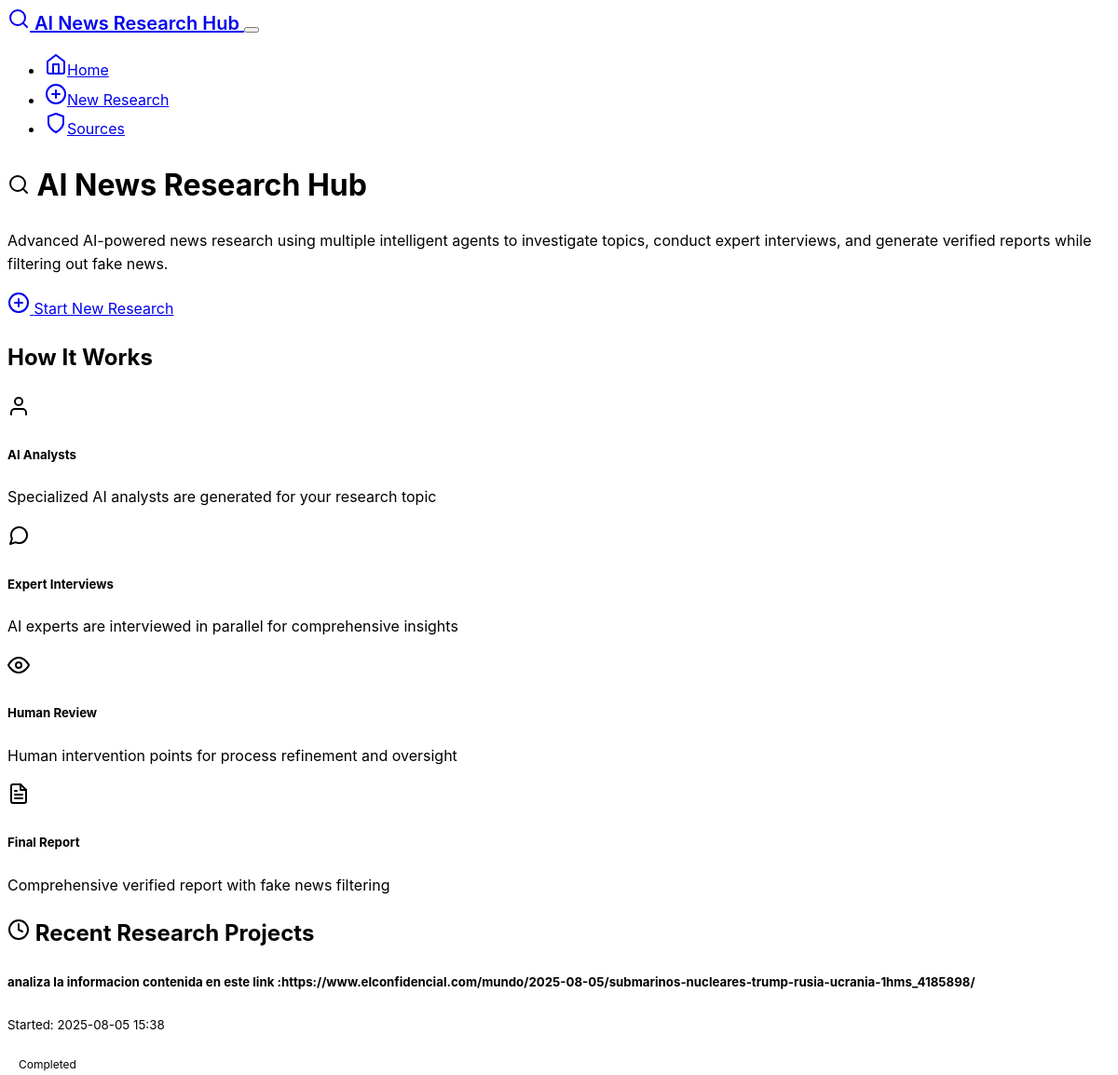
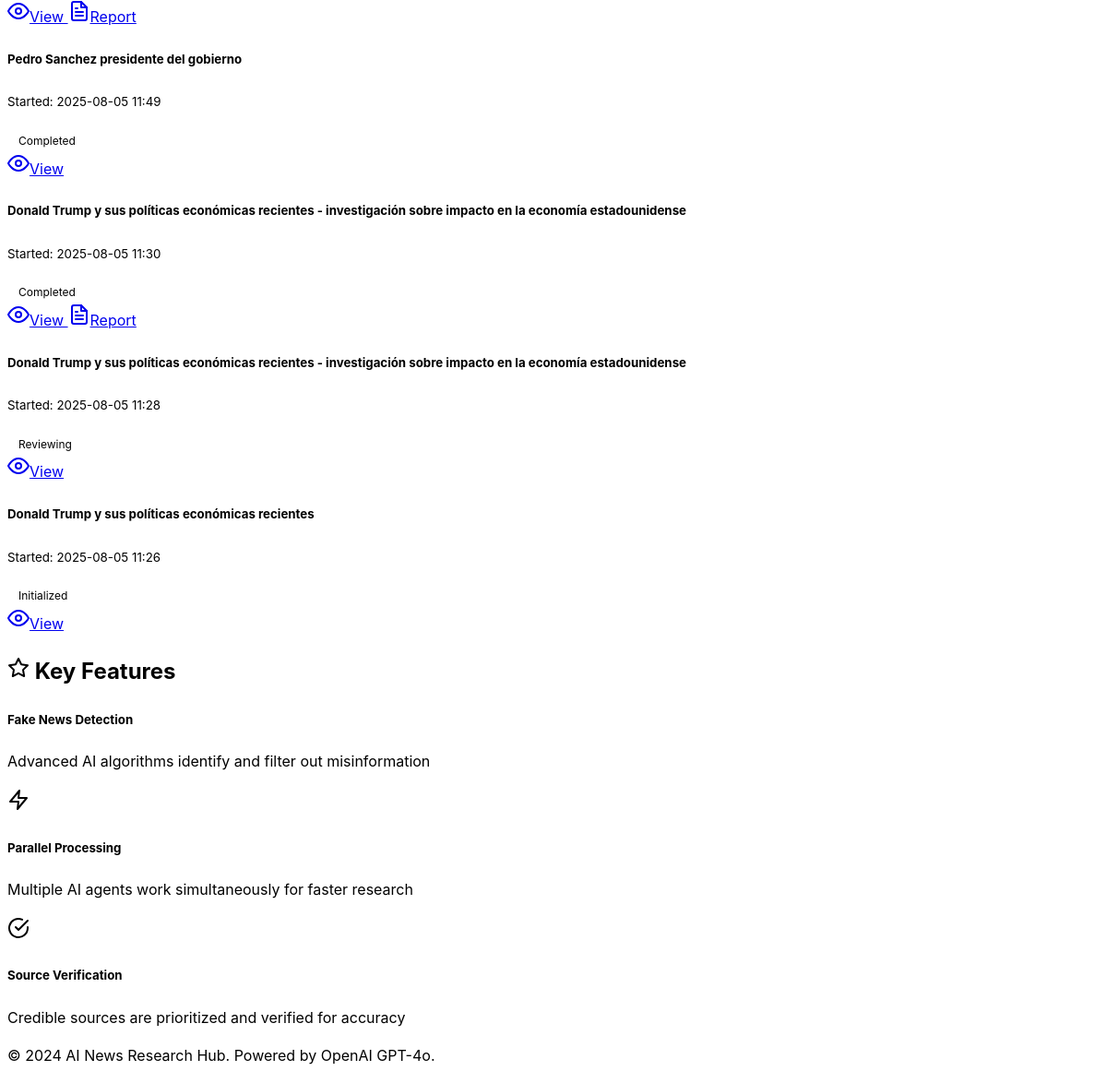
The page / on the database its author committed (2 pictures, top to bottom).
### models.py (models this page shows)
class ResearchProject(db.Model):
    id = db.Column(db.Integer, primary_key=True)
    topic = db.Column(db.String(500), nullable=False)
    status = db.Column(db.String(50), default='initialized')  # initialized, analyzing, interviewing, reviewing, completed
    created_at = db.Column(db.DateTime, default=datetime.utcnow)
    updated_at = db.Column(db.DateTime, default=datetime.utcnow, onupdate=datetime.utcnow)
    final_report = db.Column(db.Text)
    human_notes = db.Column(db.Text)
    analysts = db.relationship('Analyst', backref='project', lazy=True, cascade='all, delete-orphan')
    interviews = db.relationship('Interview', backref='project', lazy=True, cascade='all, delete-orphan')

### routes.py (the view)
@app.route('/')
def index():
    recent_projects = ResearchProject.query.order_by(ResearchProject.created_at.desc()).limit(5).all()
    return render_template('index.html', recent_projects=recent_projects)

### templates/index.html (shortened to what this page needs)
{% extends "base.html" %}
{% block content %}
<div class="row">
    <div class="col-lg-8 mx-auto">
        <div class="text-center mb-5">
            <h1 class="display-4 mb-3">
                <i data-feather="search" class="me-3"></i>
                AI News Research Hub
            </h1>
            <p class="lead">
                Advanced AI-powered news research using multiple intelligent agents to investigate topics,
                conduct expert interviews, and generate verified reports while filtering out fake news.
            </p>
            <a href="{{ url_for('research') }}" class="btn btn-primary btn-lg mt-3">
                <i data-feather="plus-circle" class="me-2"></i>
                Start New Research
            </a>
        </div>
        <div class="row mb-5">
            <div class="col-12">
                <h2 class="mb-4 text-center">
                    How It Works
                </h2>
            </div>
            <div class="col-md-3 mb-3">
                <div class="card h-100">
                    <div class="card-body text-center">
                        <i data-feather="user" class="display-6 text-primary mb-3"></i>
                        <h5 class="card-title">AI Analysts</h5>
                        <p class="card-text">Specialized AI analysts are generated for your research topic</p>
                    </div>
                </div>
            </div>
            <div class="col-md-3 mb-3">
                <div class="card h-100">
                    <div class="card-body text-center">
                        <i data-feather="message-circle" class="display-6 text-primary mb-3"></i>
                        <h5 class="card-title">Expert Interviews</h5>
                        <p class="card-text">AI experts are interviewed in parallel for comprehensive insights</p>
                    </div>
                </div>
            </div>
            <div class="col-md-3 mb-3">
                <div class="card h-100">
                    <div class="card-body text-center">
                        <i data-feather="eye" class="display-6 text-primary mb-3"></i>
                        <h5 class="card-title">Human Review</h5>
                        <p class="card-text">Human intervention points for process refinement and oversight</p>
                    </div>
                </div>
            </div>
            <div class="col-md-3 mb-3">
                <div class="card h-100">
                    <div class="card-body text-center">
                        <i data-feather="file-text" class="display-6 text-primary mb-3"></i>
                        <h5 class="card-title">Final Report</h5>
                        <p class="card-text">Comprehensive verified report with fake news filtering</p>
                    </div>
                </div>
            </div>
        </div>
        {% if recent_projects %}
        <div class="mb-5">
            <h2 class="mb-4">
                <i data-feather="clock" class="me-2"></i>
                Recent Research Projects
            </h2>
            <div class="row">
                {% for project in recent_projects %}
                <div class="col-md-6 mb-3">
                    <div class="card">
                        <div class="card-body">
                            <h5 class="card-title">{{ project.topic }}</h5>
                            <p class="card-text">
                                <small class="text-muted">
                                    Started: {{ project.created_at.strftime('%Y-%m-%d %H:%M') }}
                                </small>
                            </p>
                            <div class="d-flex justify-content-between align-items-center">
                                <span class="badge
                                    {% if project.status == 'completed' %}bg-success
                                    {% elif project.status == 'error' %}bg-danger
                                    {% elif project.status == 'reviewing' %}bg-warning
                                    {% else %}bg-info{% endif %}">
                                    {{ project.status.title() }}
                                </span>
                                <div>
                                    <a href="{{ url_for('project_status', project_id=project.id) }}"
                                       class="btn btn-sm btn-outline-primary">
                                        <i data-feather="eye" class="me-1"></i>View
                                    </a>
                                    {% if project.final_report %}
                                    <a href="{{ url_for('view_report', project_id=project.id) }}"
                                       class="btn btn-sm btn-primary">
                                        <i data-feather="file-text" class="me-1"></i>Report
                                    </a>
                                    {% endif %}
                                </div>
                            </div>
                        </div>
                    </div>
                </div>
                {% endfor %}
            </div>
        </div>
        {% endif %}
        <div class="row">
            <div class="col-12">
                <h2 class="mb-4 text-center">
                    <i data-feather="star" class="me-2"></i>
                    Key Features
                </h2>
            </div>
            <div class="col-md-4 mb-3">
                <div class="card h-100">
                    <div class="card-body">
                        <div class="d-flex align-items-center mb-3">
                            <h5 class="card-title mb-0">Fake News Detection</h5>
                        </div>
                        <p class="card-text">Advanced AI algorithms identify and filter out misinformation</p>
                    </div>
                </div>
            </div>
            <div class="col-md-4 mb-3">
                <div class="card h-100">
                    <div class="card-body">
                        <div class="d-flex align-items-center mb-3">
                            <i data-feather="zap" class="text-warning me-2"></i>
                            <h5 class="card-title mb-0">Parallel Processing</h5>
                        </div>
                        <p class="card-text">Multiple AI agents work simultaneously for faster research</p>
                    </div>
                </div>
            </div>
            <div class="col-md-4 mb-3">
                <div class="card h-100">
                    <div class="card-body">
                        <div class="d-flex align-items-center mb-3">
                            <i data-feather="check-circle" class="text-info me-2"></i>
                            <h5 class="card-title mb-0">Source Verification</h5>
                        </div>
                        <p class="card-text">Credible sources are prioritized and verified for accuracy</p>
                    </div>
                </div>
            </div>
        </div>
    </div>
</div>
{% endblock %}

### static/css/style.css (style rules this page uses)
:root { --research-primary: #0066cc; --research-success: #28a745; --research-warning: #ffc107; --research-danger: #dc3545; --research-info: #17a2b8; }
body { font-family: -apple-system, BlinkMacSystemFont, 'Segoe UI', 'Roboto', 'Helvetica Neue', Arial, sans-serif; line-height: 1.6; }
.card { transition: transform 0.2s ease-in-out, box-shadow 0.2s ease-in-out; border-radius: 0.5rem; }
.badge { font-size: 0.75rem; padding: 0.5rem 0.75rem; }
[data-bs-theme="dark"] .card { background-color: var(--bs-gray-800); }

### rows shown on the page
ResearchProject: topic "analiza la informacion contenida en este link :https://www.elconfidencial.com/mundo/2025-08-05/submarinos-nucleares-trump-rusia-ucrania-1hms_4185898/", created_at "2025-08-05 15:38", status "Completed"
ResearchProject: topic "Pedro Sanchez presidente del gobierno", created_at "2025-08-05 11:49", status "Completed"
ResearchProject: topic "Donald Trump y sus políticas económicas recientes - investigación sobre impacto en la economía estadounidense", created_at "2025-08-05 11:30", status "Completed"
ResearchProject: topic "Donald Trump y sus políticas económicas recientes - investigación sobre impacto en la economía estadounidense", created_at "2025-08-05 11:28", status "Reviewing"
ResearchProject: topic "Donald Trump y sus políticas económicas recientes", created_at "2025-08-05 11:26", status "Initialized"
